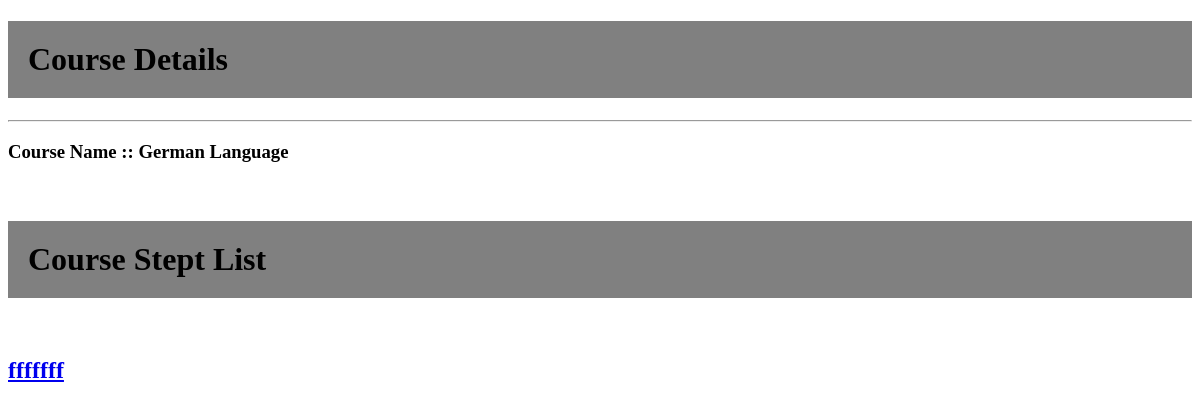
Page /courses/11/ on the earlier database version.
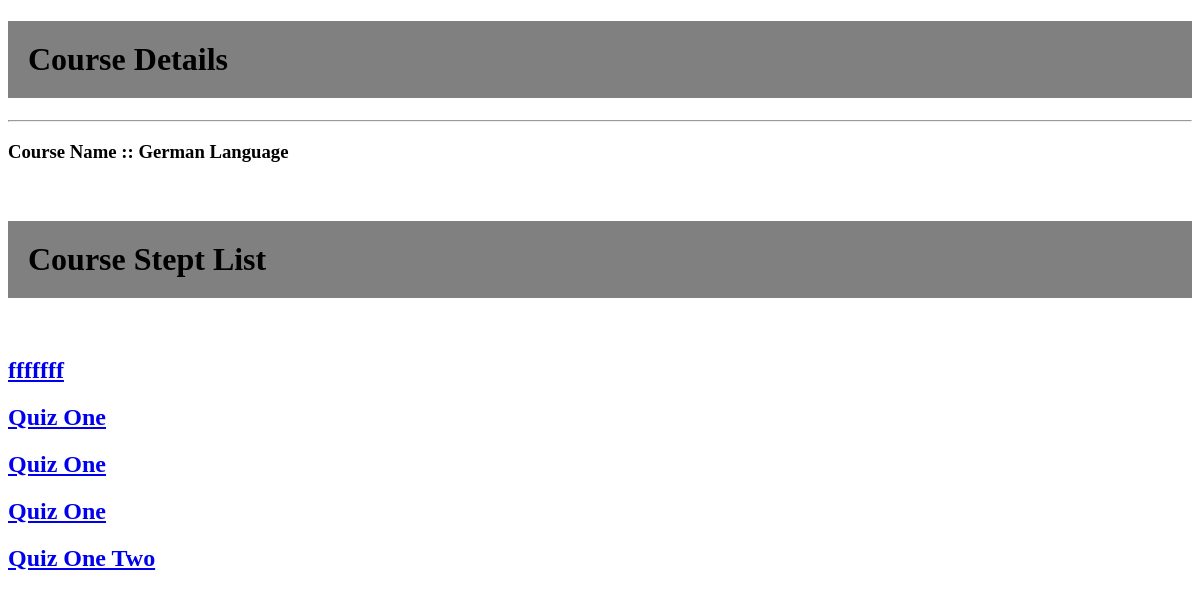
Same page on the later database version.
### courses/models.py (models this page shows, shortened)
class Courses(models.Model):
    created_at = models.DateTimeField(auto_now_add=True)
    title = models.CharField(max_length=255)
    description = models.TextField()

class Steps(models.Model):
    title = models.CharField(max_length=255)
    description = models.TextField()
    order = models.IntegerField(default=0)
    course = models.ForeignKey(Courses,on_delete=models.CASCADE)
    class  Meta:
        abstract = True
        ordering = ["order"]

class Quizs(Steps):
    total_question = models.IntegerField(default=4)
    def get_absolute_url(self):
        return reverse("quiz_detail", kwargs={
            'course_id': self.course_id,
            'step_id' : self.id
            })
    class  Meta:
        verbose_name_plural = 'Quizess'

### courses/views.py (the view)
# urls.py: path('<int:pk>/', views.detail),
def detail(request,pk):
    try:
        course = get_object_or_404(Courses,pk=pk)
        steps = sorted(chain(course.text_set.all(),course.quizs_set.all()),key=lambda step: step.order)
    except Courses.DoesNotExist:
        raise Http404("Courses does not exist")
    return render(request, 'courses/courses_detail.html', {
        'course': course,
        'steps' :steps
        })

### courses/templates/courses/courses_detail.html (shortened to what this page needs)
{% extends "courses/layout/base.html" %}
{% block body %}
<h1>Course Details</h1>
<hr>
<h3>Course Name  ::   {{ course.title }}</h3>
<br>
<h1>Course Stept List </h1>
<br>
{%  for step in steps %}
<h2><a href="{{ step.get_absolute_url }}">{{ step.title }}</a></h2>
{% endfor %}
{% endblock %}

### courses/templates/courses/layout/base.html (shortened to what this page needs)
{% load static %}
<!DOCTYPE html>
<html lang="en">
<head>
    <link rel="stylesheet" href="{% static 'css/style.css' %}">
</head>
<body>
    {% block body %}  {% endblock %}
</body>
</html>

### courses/static/css/style.css (style rules this page uses)
h1 { padding: 20px; background-color: grey; }

Differences in the rows shown:
added Quizs: title "Quiz One"
added Quizs: title "Quiz One"
added Quizs: title "Quiz One"
added Quizs: title "Quiz One Two"
